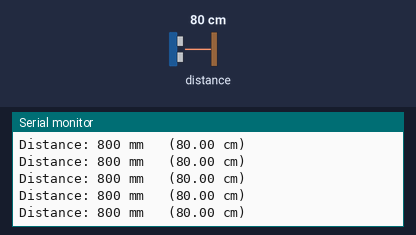
A sketch run on a simulated Arduino Uno, built for the host (arithmetic inside an expression is 32-bit, double 64-bit). On the bench: the last lines printed to the serial monitor. The inputs (shaded band) are chosen by the test bench; at power-on: distance to the obstacle 80 cm.

Above: at 1.2 s.
1.3 s: distance to the obstacle set to 2 cm
At 2.4 s:
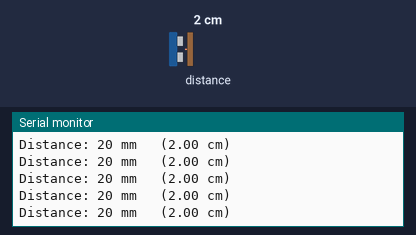
2.8 s: distance to the obstacle set to 4 cm
At 3.4 s:
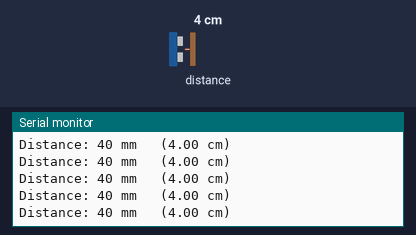
Timing chart, 0 to 5.8 s (numbered marks = the images above; inputs shaded):
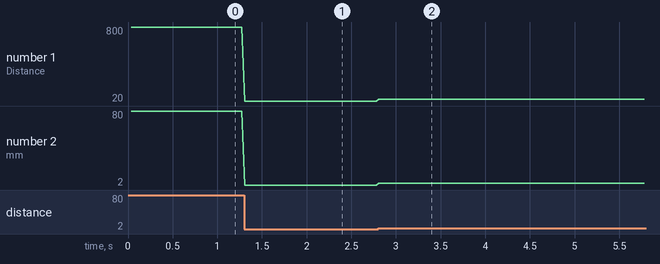

The sketch:

lazer.ino
```cpp
/*
  TOF400C (VL53L1X) Unit Test - ADAFRUIT LIBRARY VERSION
  Verifies I2C communication and measures long-range distance in mm/cm.
*/

#include <Wire.h>
#include "Adafruit_VL53L1X.h"

// Define the optional XSHUT and Interrupt pins
// We set them to -1 because we are managing XSHUT via hardwiring to 3V3
#define IRQ_PIN -1
#define XSHUT_PIN -1

// Create the sensor object
Adafruit_VL53L1X vl53 = Adafruit_VL53L1X(XSHUT_PIN, IRQ_PIN);

void setup() {
  Serial.begin(115200);
  while (!Serial) delay(10);
  Serial.println("\n--- Adafruit VL53L1X Sensor Test ---");
  Wire.begin();
  if (!vl53.begin(0x29, &Wire)) {
    Serial.print("Error: Failed to find sensor. Check wiring!");
    while (1) delay(10);
  }
  Serial.println("Sensor found!");

  vl53.VL53L1X_SetDistanceMode(2); //1: short, 2: long, 3: medium
  vl53.setTimingBudget(50);

  vl53.startRanging();
  Serial.println("Starting long-range measurements...");
  Serial.println("-----------------------------------");
}

void loop() {
  if (vl53.dataReady()) {
    int16_t distance_mm = vl53.distance();
    if (distance_mm != -1) {
      Serial.print("Distance: ");
      Serial.print(distance_mm);
      Serial.print(" mm \t(");
      Serial.print(distance_mm / 10.0);
      Serial.println(" cm)");
    }
    vl53.clearInterrupt();
  }
}
```

Measured:
- after the input at 1.3 s, the serial monitor: prints a new line at once (image 1)
- after the input at 2.8 s, the serial monitor: prints a new line at once (image 2)
- plotted number 1: 800 → 20 after the input at 1.3 s, 20 → 40 after the input at 2.8 s
- plotted number 2: 80 → 2 after the input at 1.3 s, 2 → 4 after the input at 2.8 s
